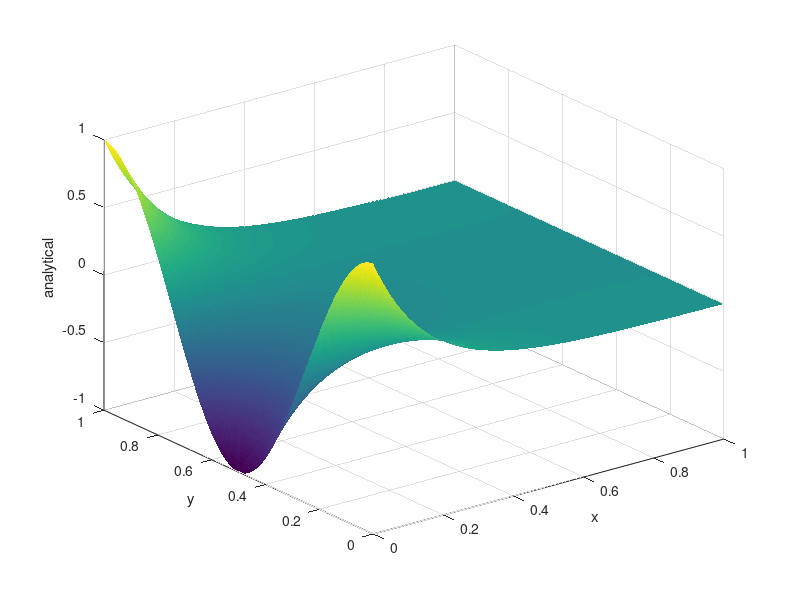
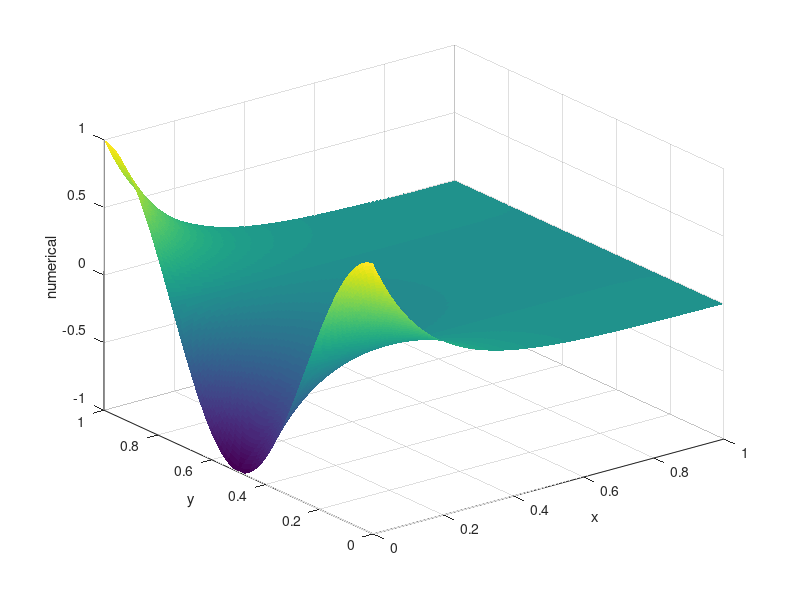
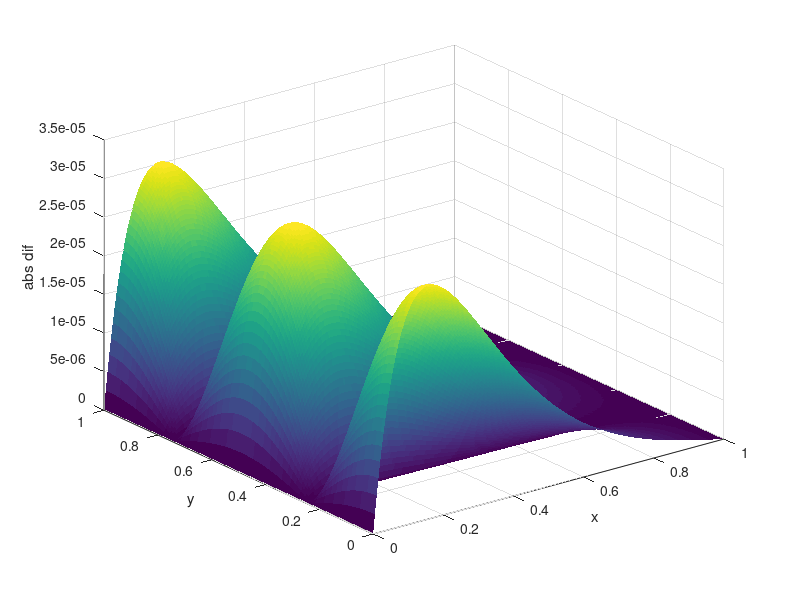
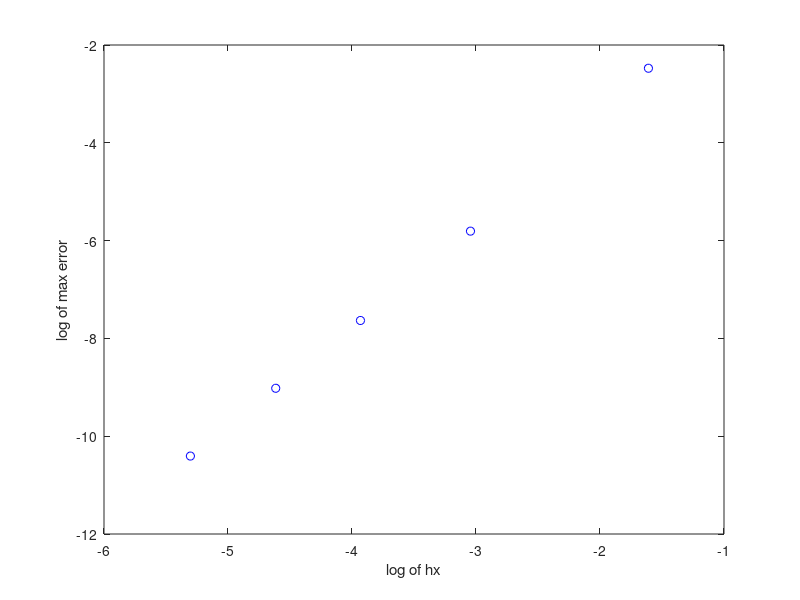

Write the MATLAB code that produced these figures, in order.
% this script will generate all the plots without having to wait for the
% solver to re-run for each input (which takes a while)
load('working_error_and_counts.mat');

figure(1);p1=surf(X,Y,Z);
set(p1,'edgecolor','none')
xlabel('x')
ylabel('y')
zlabel('analytical')

figure(2);p2=surf(X,Y,u');
set(p2,'edgecolor','none')
xlabel('x')
ylabel('y')
zlabel('numerical')

figure(3);p3=surf(X,Y,abs(u'-Z));
set(p3,'edgecolor','none')
xlabel('x')
ylabel('y')
zlabel('abs dif')

figure(4);p4=plot(log(hN),log(errors),'bo');
xlabel('log of hx')
ylabel('log of max error')

coefs_x = polyfit(log(hN),log(errors),1);
coefs_y = polyfit(log(hM),log(errors),1);

% checking the iteration count
k_th_NN = NN.^2.*log(NN);
k_th_MM = MM.^2.*log(MM);
figure(5);plot(counts,k_th_NN,'mo',counts,k_th_MM,'ko')
xlabel('real iteration count')
ylabel('predicted LeVeque for number of gridpoints')
legend('N','M')